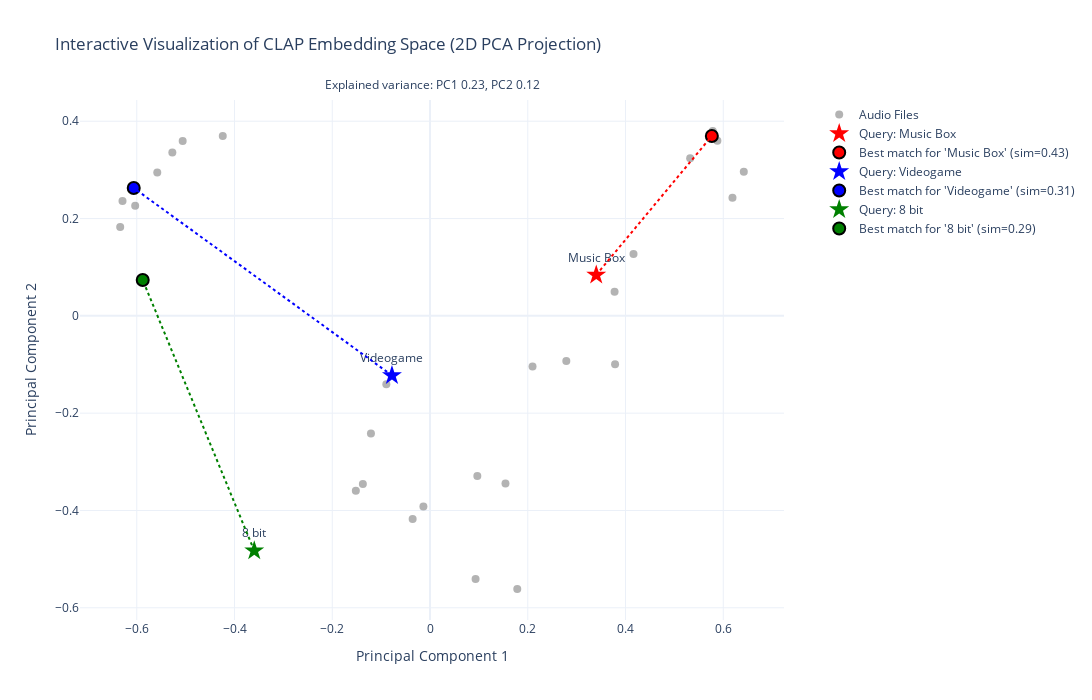

The notebook cell this image was saved under:
### Code cell
from sklearn.metrics.pairwise import cosine_similarity
import plotly.express as px
import plotly.graph_objects as go

# Visualize the embedding space (simplified 2D projection)
print("\n## Visualizing the Embedding Space")

# Combine text and audio embeddings for visualization
all_embeddings = np.vstack([np.array(text_embeddings), audio_embeddings])
labels = text_queries + [df.iloc[i]['name'] for i in range(len(audio_embeddings))]
types = ["Text Query"] * len(text_queries) + ["Audio File"] * len(audio_embeddings)

# Create 2D projection
pca = PCA(n_components=2)
embeddings_2d = pca.fit_transform(all_embeddings)

# Create a DataFrame for plotting
plot_df = pd.DataFrame({
    'x': embeddings_2d[:, 0],
    'y': embeddings_2d[:, 1],
    'label': labels,
    'type': types
})

# Find nearest audio embedding for each text query
nearest_audio_indices = []
similarities = []
for i in range(len(text_queries)):
    sim = cosine_similarity([text_embeddings[i]], audio_embeddings)[0]
    nearest_idx = np.argmax(sim)
    nearest_audio_indices.append(nearest_idx)
    similarities.append(sim[nearest_idx])

# Create the interactive figure
fig = go.Figure()

# Add audio points
audio_df = plot_df[plot_df['type'] == 'Audio File']
fig.add_trace(go.Scatter(
    x=audio_df['x'],
    y=audio_df['y'],
    mode='markers',
    name='Audio Files',
    marker=dict(color='gray', size=8, opacity=0.6),
    text=audio_df['label'],
    hoverinfo='text'
))

# Add text query points with different colors
colors = ['red', 'blue', 'green']
for i, query in enumerate(text_queries):
    # Add the text query point
    fig.add_trace(go.Scatter(
        x=[plot_df.iloc[i]['x']],
        y=[plot_df.iloc[i]['y']],
        mode='markers+text',
        marker=dict(color=colors[i], size=15, symbol='star'),
        text=query,
        textposition="top center",
        name=f"Query: {query}",
        hoverinfo='text'
    ))
    
    # Highlight the nearest audio point
    nearest_idx = nearest_audio_indices[i]
    fig.add_trace(go.Scatter(
        x=[plot_df.iloc[len(text_queries) + nearest_idx]['x']],
        y=[plot_df.iloc[len(text_queries) + nearest_idx]['y']],
        mode='markers',
        marker=dict(color=colors[i], size=12, symbol='circle', line=dict(width=2, color='black')),
        name=f"Best match for '{query}' (sim={similarities[i]:.2f})",
        text=f"Best match: {df.iloc[nearest_idx]['name']}",
        hoverinfo='text'
    ))
    
    # Draw a line between the text query and its nearest audio point
    fig.add_trace(go.Scatter(
        x=[plot_df.iloc[i]['x'], plot_df.iloc[len(text_queries) + nearest_idx]['x']],
        y=[plot_df.iloc[i]['y'], plot_df.iloc[len(text_queries) + nearest_idx]['y']],
        mode='lines',
        line=dict(color=colors[i], width=2, dash='dot'),
        showlegend=False
    ))

# Update layout
fig.update_layout(
    title='Interactive Visualization of CLAP Embedding Space (2D PCA Projection)',
    xaxis_title="Principal Component 1",
    yaxis_title="Principal Component 2",
    template='plotly_white',
    legend=dict(x=1.05, y=1),
    height=700,
    width=1100
)

# Add variance explanation
explained_variance_ratio = pca.explained_variance_ratio_
fig.add_annotation(
    xref="paper", yref="paper",
    x=0.5, y=1.05,
    text=f"Explained variance: PC1 {explained_variance_ratio[0]:.2f}, PC2 {explained_variance_ratio[1]:.2f}",
    showarrow=False,
    font=dict(size=12)
)

# Show the plot
fig.show()

### Figure 1 — Plotly figure (JSON) as saved in the notebook; plotly's stock layout.template omitted (floating-point values rounded to 4 significant figures)
{"data": [{"hoverinfo": "text", "marker": {"color": "gray", "opacity": 0.6, "size": 8}, "mode": "markers", "name": "Audio Files", "text": ["music box loop 35.wav", "music box", "Let it Be - Music Box.wav", "Music box 04.wav", "music box - wind up 06.wav", "Dancing Ducks Music Box", "Music Box: \"Fur Elise\"", "Music Box of Terror", "Drop The Music Box Bass by Rob.wav", "spieluhr12.wav", "Videogame Starting Combat Jingle", "Enemy Spotting", "Another melody for a indie videogame or something (Give me a second chance)", "quest finish", "videogame_controllers_micking_scifi_weapon_movment_sounds", "Water attack (small)", "Item Pickup", "Text-Message or Videogame-Jump", "Videogame Menu Button Clicking Sound 13 ", "videogame sci-fi metalish damage efect", "8 bit arpeggio 001 minor 120 bpm pulse2 024 B2.wav", "8 bit arpeggio 001 minor 120 bpm pulse1 024 B2.wav", "8 bit arpeggio 001 major 120 bpm square 048 B4.wav", "8 bit arpeggio 001 major 120 bpm pulse1 010 A1.wav", "8 bit arpeggio 001 major 120 bpm pulse2 041 E4.wav", "8 bit arpeggio 001 minor 120 bpm triangle 016 Dis2.wav", "8 bit arpeggio 001 major 120 bpm triangle 048 B4.wav", "8 bit arpeggio 001 minor 120 bpm square 002 Cis1.wav", "8 bit bass figure 001 115 bpm note 22 A.wav", "8bit110bpm-08.wav"], "type": "scatter", "x": [0.5786, 0.5323, 0.588, 0.642, 0.3787, 0.5767, 0.6189, 0.2098, 0.4164, 0.3777, -0.1374, -0.0135, -0.08934, 0.09684, -0.1208, 0.1786, -0.0355, -0.1517, 0.1544, 0.09326, -0.6032, -0.6062, -0.506, -0.6291, -0.5272, -0.558, -0.424, -0.6339, -0.5878, 0.2789], "y": [0.3799, 0.324, 0.3597, 0.2963, -0.09966, 0.3697, 0.2429, -0.1042, 0.1272, 0.04966, -0.3458, -0.3917, -0.1404, -0.3292, -0.2419, -0.5614, -0.4178, -0.3595, -0.3446, -0.5408, 0.2265, 0.2628, 0.3593, 0.2361, 0.3359, 0.2948, 0.3695, 0.1827, 0.07374, -0.09289]}, {"hoverinfo": "text", "marker": {"color": "red", "size": 15, "symbol": "star"}, "mode": "markers+text", "name": "Query: Music Box", "text": "Music Box", "textposition": "top center", "type": "scatter", "x": [0.3401], "y": [0.08419]}, {"hoverinfo": "text", "marker": {"color": "red", "line": {"color": "black", "width": 2}, "size": 12, "symbol": "circle"}, "mode": "markers", "name": "Best match for 'Music Box' (sim=0.43)", "text": "Best match: Dancing Ducks Music Box", "type": "scatter", "x": [0.5767], "y": [0.3697]}, {"line": {"color": "red", "dash": "dot", "width": 2}, "mode": "lines", "showlegend": false, "type": "scatter", "x": [0.3401, 0.5767], "y": [0.08419, 0.3697]}, {"hoverinfo": "text", "marker": {"color": "blue", "size": 15, "symbol": "star"}, "mode": "markers+text", "name": "Query: Videogame", "text": "Videogame", "textposition": "top center", "type": "scatter", "x": [-0.07784], "y": [-0.1224]}, {"hoverinfo": "text", "marker": {"color": "blue", "line": {"color": "black", "width": 2}, "size": 12, "symbol": "circle"}, "mode": "markers", "name": "Best match for 'Videogame' (sim=0.31)", "text": "Best match: 8 bit arpeggio 001 minor 120 bpm pulse1 024 B2.wav", "type": "scatter", "x": [-0.6062], "y": [0.2628]}, {"line": {"color": "blue", "dash": "dot", "width": 2}, "mode": "lines", "showlegend": false, "type": "scatter", "x": [-0.07784, -0.6062], "y": [-0.1224, 0.2628]}, {"hoverinfo": "text", "marker": {"color": "green", "size": 15, "symbol": "star"}, "mode": "markers+text", "name": "Query: 8 bit", "text": "8 bit", "textposition": "top center", "type": "scatter", "x": [-0.3596], "y": [-0.4828]}, {"hoverinfo": "text", "marker": {"color": "green", "line": {"color": "black", "width": 2}, "size": 12, "symbol": "circle"}, "mode": "markers", "name": "Best match for '8 bit' (sim=0.29)", "text": "Best match: 8 bit bass figure 001 115 bpm note 22 A.wav", "type": "scatter", "x": [-0.5878], "y": [0.07374]}, {"line": {"color": "green", "dash": "dot", "width": 2}, "mode": "lines", "showlegend": false, "type": "scatter", "x": [-0.3596, -0.5878], "y": [-0.4828, 0.07374]}], "layout": {"annotations": [{"font": {"size": 12}, "showarrow": false, "text": "Explained variance: PC1 0.23, PC2 0.12", "x": 0.5, "xref": "paper", "y": 1.05, "yref": "paper"}], "height": 700, "legend": {"x": 1.05, "y": 1}, "title": {"text": "Interactive Visualization of CLAP Embedding Space (2D PCA Projection)"}, "width": 1100, "xaxis": {"title": {"text": "Principal Component 1"}}, "yaxis": {"title": {"text": "Principal Component 2"}}}}
